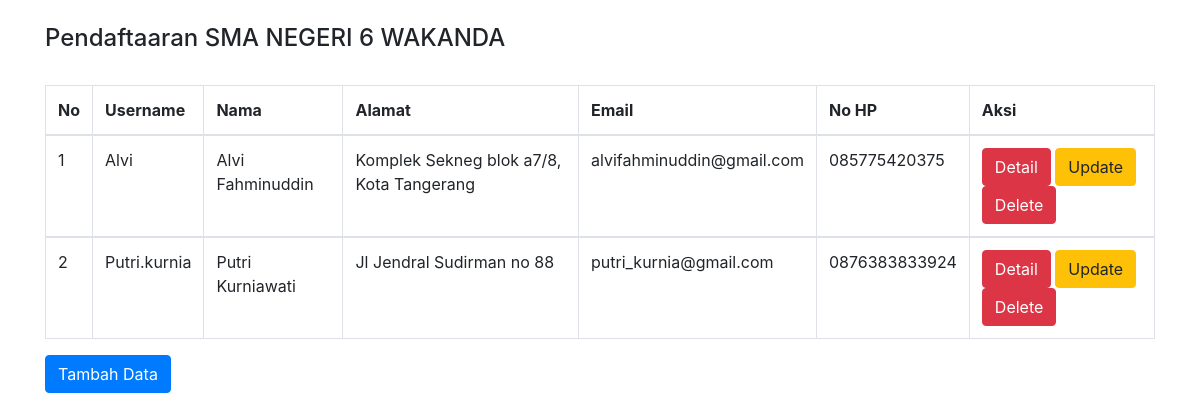
The page / on the database its author committed.
### tables this page shows
CREATE TABLE `anggota` (
  `id_anggota` int(11) NOT NULL,
  `username` varchar(30) NOT NULL,
  `nama` varchar(50) DEFAULT NULL,
  `alamat` varchar(50) DEFAULT NULL,
  `email` varchar(30) DEFAULT NULL,
  `no_hp` char(13) DEFAULT NULL,
  `password` varchar(200) DEFAULT NULL
);

### index.php (the view, shortened to what this page needs)
<!DOCTYPE html>
<html>
<head>
    <link rel="stylesheet" href="bootstrap/css/bootstrap.min.css">
</head>
<body>
<div class="container">
    <br>
    <h4>Pendaftaaran SMA NEGERI 6 WAKANDA</h4>
    <table class="table table-bordered table-hover">
        <br>
        <thead>
        <tr>
            <th>No</th>
            <th>Username</th>
            <th>Nama</th>
            <th>Alamat</th>
            <th>Email</th>
            <th>No HP</th>
            <th colspan='2'>Aksi</th>
        </tr>
        </thead>
        <?php
        include "koneksi.php";
        $sql="select * from anggota order by id_anggota desc";
        $hasil=mysqli_query($kon,$sql);
        $no=0;
        while ($data = mysqli_fetch_array($hasil)) {
            $no++;
            ?>
            <tbody>
            <tr>
                <td><?php echo $no;?></td>
                <td><?php echo $data["username"]; ?></td>
                <td><?php echo $data["nama"];   ?></td>
                <td><?php echo $data["alamat"];   ?></td>
                <td><?php echo $data["email"];   ?></td>
                <td><?php echo $data["no_hp"];   ?></td>
                <td>
                    <a href="detail.php" class="btn btn-danger" role="button">Detail</a>
                    <a href="update.php?id_anggota=<?php echo htmlspecialchars($data['id_anggota']); ?>" class="btn btn-warning" role="button">Update</a>
                    <a href="<?php echo htmlspecialchars($_SERVER["PHP_SELF"]);?>?id_anggota=<?php echo $data['id_anggota']; ?>" class="btn btn-danger" role="button">Delete</a>
                </td>
            </tr>
            </tbody>
            <?php
        }
        ?>
    </table>
    <a href="create.php" class="btn btn-primary" role="button">Tambah Data</a>
</div>
</body>
</html>

### rows shown on the page
anggota: username "Alvi", nama "Alvi Fahminuddin", alamat "Komplek Sekneg blok a7/8, Kota Tangerang", email "alvifahminuddin@gmail.com", no_hp "085775420375"
anggota: username "Putri.kurnia", nama "Putri Kurniawati", alamat "Jl Jendral Sudirman no 88", email "putri_kurnia@gmail.com", no_hp "0876383833924"
